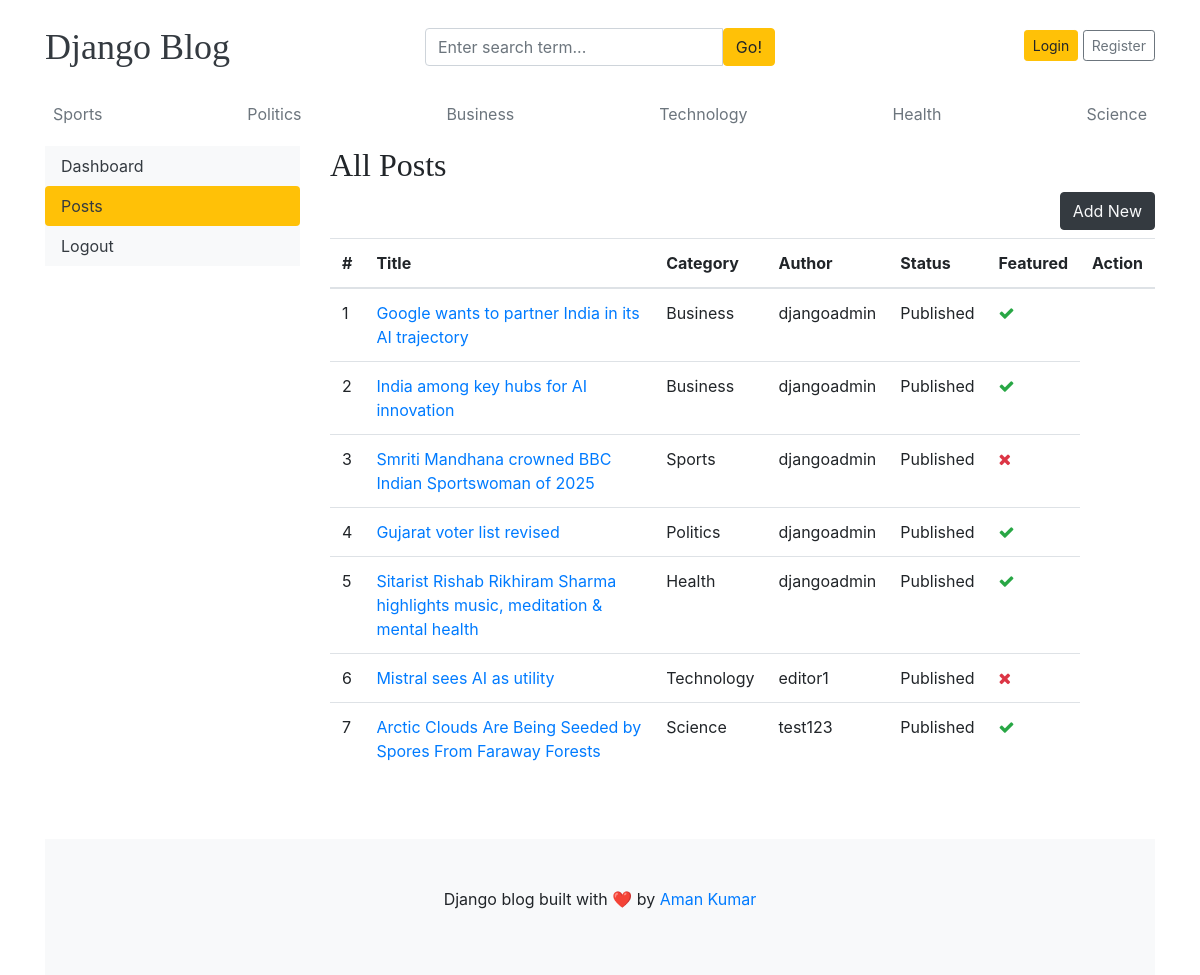
The app's page /dashboard/posts/ with its own data.
### blogs/models.py (models this page shows, shortened)
class Category(models.Model):
    category_name = models.CharField(max_length=50) # Remove unique=True here if using constraints below
    created_at = models.DateTimeField(auto_now_add=True)
    updated_at = models.DateTimeField(auto_now=True)
    class Meta:
        verbose_name_plural = 'categories'
        constraints = [
            models.UniqueConstraint(
                Lower('category_name'),
                name='unique_category_name_ci',
                violation_error_message="This category already exists."
            )
        ]
    def __str__(self):
        return self.category_name

class Blog(models.Model):
    title = models.CharField(max_length=100)
    slug = models.SlugField(max_length=150, unique=True, blank=True)
    category = models.ForeignKey(Category, on_delete=models.CASCADE)
    author = models.ForeignKey(User, on_delete=models.CASCADE)
    featured_image = models.ImageField(upload_to='uploads/%Y/%m/%d')
    short_description = models.TextField(max_length=500)
    blog_body = models.TextField(max_length=2000)
    status = models.CharField(max_length=20, choices=STATUS_CHOICES, default=0)
    is_featured = models.BooleanField(default=False)
    created_at = models.DateTimeField(auto_now_add=True)
    updated_at = models.DateTimeField(auto_now=True)

### dashboards/views.py (the view)
# urls.py: path('posts/', views.posts, name='posts'),
def posts(request):
    posts = Blog.objects.all()
    context = {
        'posts': posts,
    }
    return render(request, 'dashboard/posts.html', context)

### blogs/context_processors.py (called while the page is built)
def get_categories(request):
    categories = Category.objects.all()
    return dict(categories=categories)

def get_social_links(request):
    social_links = SocialLink.objects.all()
    return dict(social_links=social_links)

### templates/dashboard/posts.html (shortened to what this page needs)
{% extends 'base.html' %}
{% block content %}
<div class="row">
    {% include 'dashboard/sidebar.html' %}
    <div class="col-md-9">
        <h2>All Posts</h2>
        <a href="{% url 'add_post' %}" class="btn btn-dark text-light float-right mb-2">Add New</a>
        <table class="table table-hover">
            <thead>
              <tr>
                <th>#</th>
                <th>Title</th>
                <th>Category</th>
                <th>Author</th>
                <th>Status</th>
                <th>Featured</th>
                <th>Action</th>
              </tr>
            </thead>
            <tbody>
            {% for post in posts %}
              <tr>
                <td>{{ forloop.counter }}</td>
                <td><a href="{% url 'blogs' post.slug %}">{{ post.title }}</a></td>
                <td>{{ post.category }}</td>
                <td>{{ post.author }}</td>
                <td>{{ post.status }}</td>
                <td>{% if post.is_featured %}<i class="fa fa-check text-success"></i>{% else %}<i class="fa fa-times text-danger"></i>{% endif %}</td>
              </tr>
            {% endfor %}
            </tbody>
          </table>
    </div>
</div>
{% endblock %}

### templates/base.html (shortened to what this page needs)
{% load static %}
<!DOCTYPE html>
<html lang="en">
<head>
    <link href="https://getbootstrap.com/docs/4.0/dist/css/bootstrap.min.css" rel="stylesheet">
    <link href="{% static 'css/blog.css' %}" rel="stylesheet">
    <link rel="stylesheet" href="https://cdnjs.cloudflare.com/ajax/libs/font-awesome/4.7.0/css/font-awesome.min.css">
  </head>
<body>
  <div class="container">
    <header class="blog-header py-3">
      <div class="row flex-nowrap justify-content-between align-items-center">
        <div class="col-4 pt-1">
          <a class="blog-header-logo text-dark" href="/">Django Blog</a>
        </div>
        <div class="col-4 pt-1">
          <form action="{% url 'search' %}" method="GET">
            <div class="input-group">
              <input class="form-control" type="text" name="keyword" value="{{ keyword }}" placeholder="Enter search term..." aria-label="Enter search term..." aria-describedby="button-search" />
              <button type="submit" class="btn btn-warning" id="button-search" type="button">Go!</button>
          </div>
          </form>
        </div>
        <div class="col-4 d-flex justify-content-end align-items-center">
          {% if not user.is_authenticated %}
          <a class="btn btn-sm btn-warning" href="{% url 'login' %}">Login</a> &nbsp;
          <a class="btn btn-sm btn-outline-secondary" href="{% url 'register' %}">Register</a>
          {% else %}
          <span><a href="{% url 'dashboard' %}">Dashboard</a></span>
          &emsp;
          <span><a href="{% url 'logout' %}">Logout</a></span>
          {% endif %}
        </div>
      </div>
    </header>
    <div class="nav-scroller py-1 mb-2">
      <nav class="nav d-flex justify-content-between">
        {% for cat in categories %}
        <a class="p-2 text-muted" href="{% url 'posts_by_category' cat.id %}">{{ cat.category_name }}</a>
        {% endfor %}
      </nav>
    </div>
{% block content %}
{% endblock %}
<footer class="blog-footer text-center bg-light py-5 mt-5">
    <p>Django blog built with ❤️ by <a href="#">Aman Kumar</a></p>
</footer>
</body>
</html>

### blog_main/static/css/blog.css (style rules this page uses)
.blog-header-logo { font-family: "Playfair Display", Georgia, "Times New Roman", serif; font-size: 2.25rem; }
h1, h2, h3, h4, h5, h6 { font-family: "Playfair Display", Georgia, "Times New Roman", serif; }

### records on screen
Category: category_name "Sports"
Category: category_name "Politics"
Category: category_name "Business"
Category: category_name "Technology"
Category: category_name "Health"
Category: category_name "Science"
Blog: title "Google wants to partner India in its AI trajectory", category "Business", author "djangoadmin", status "Published", is_featured True (drawn)
Blog: title "India among key hubs for AI innovation", category "Business", author "djangoadmin", status "Published", is_featured True (drawn)
Blog: title "Smriti Mandhana crowned BBC Indian Sportswoman of 2025", category "Sports", author "djangoadmin", status "Published", is_featured False (drawn)
Blog: title "Gujarat voter list revised", category "Politics", author "djangoadmin", status "Published", is_featured True (drawn)
Blog: title "Sitarist Rishab Rikhiram Sharma highlights music, meditation & mental health", category "Health", author "djangoadmin", status "Published", is_featured True (drawn)
Blog: title "Mistral sees AI as utility", category "Technology", author "editor1", status "Published", is_featured False (drawn)
Blog: title "Arctic Clouds Are Being Seeded by Spores From Faraway Forests", category "Science", author "test123", status "Published", is_featured True (drawn)
